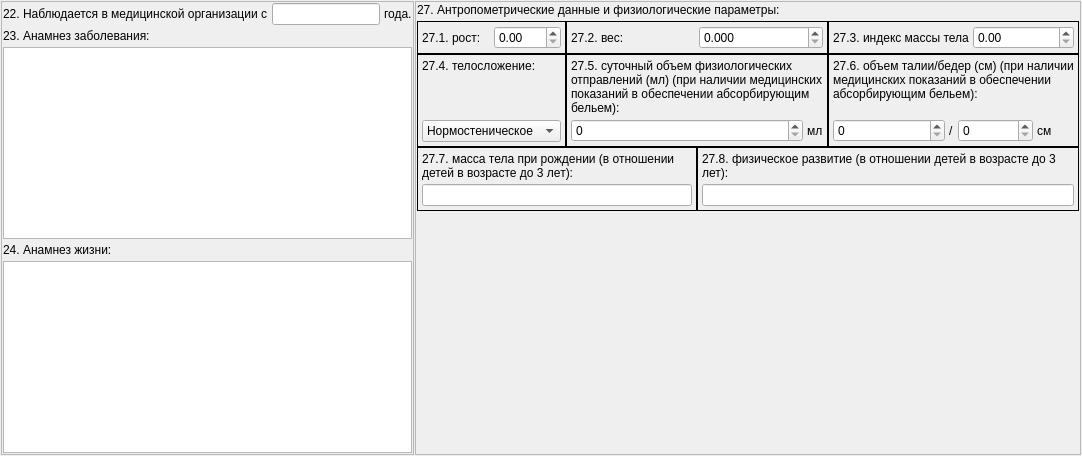
          <widget class="QWidget" name="tabAnamnesis">
           <attribute name="title">
            <string>&amp;Анамнез</string>
           </attribute>
           <layout class="QGridLayout" name="gridLayout_40" rowstretch="0">
            <property name="leftMargin">
             <number>1</number>
            </property>
            <property name="topMargin">
             <number>1</number>
            </property>
            <property name="rightMargin">
             <number>1</number>
            </property>
            <property name="bottomMargin">
             <number>1</number>
            </property>
            <property name="spacing">
             <number>1</number>
            </property>
            <item row="0" column="0">
             <widget class="QFrame" name="frame4_1">
              <property name="frameShape">
               <enum>QFrame::StyledPanel</enum>
              </property>
              <property name="frameShadow">
               <enum>QFrame::Raised</enum>
              </property>
              <layout class="QGridLayout" name="gridLayout_39">
               <property name="leftMargin">
                <number>1</number>
               </property>
               <property name="topMargin">
                <number>1</number>
               </property>
               <property name="rightMargin">
                <number>1</number>
               </property>
               <property name="bottomMargin">
                <number>1</number>
               </property>
               <property name="spacing">
                <number>4</number>
               </property>
               <item row="0" column="0">
                <widget class="QLabel" name="lblAnamnesis22">
                 <property name="text">
                  <string>22. Наблюдается в медицинской организации с</string>
                 </property>
                </widget>
               </item>
               <item row="0" column="1">
                <widget class="QLineEdit" name="edtAnamnesis22"/>
               </item>
               <item row="1" column="0" colspan="3">
                <widget class="QLabel" name="lblAnamnesis23">
                 <property name="sizePolicy">
                  <sizepolicy hsizetype="Preferred" vsizetype="Fixed">
                   <horstretch>0</horstretch>
                   <verstretch>0</verstretch>
                  </sizepolicy>
                 </property>
                 <property name="text">
                  <string>23. Анамнез заболевания:</string>
                 </property>
                </widget>
               </item>
               <item row="0" column="2">
                <widget class="QLabel" name="label_16">
                 <property name="text">
                  <string>года.</string>
                 </property>
                </widget>
               </item>
               <item row="3" column="0" colspan="3">
                <widget class="QLabel" name="lblAnamnesis24">
                 <property name="sizePolicy">
                  <sizepolicy hsizetype="Preferred" vsizetype="Fixed">
                   <horstretch>0</horstretch>
                   <verstretch>0</verstretch>
                  </sizepolicy>
                 </property>
                 <property name="text">
                  <string>24. Анамнез жизни:</string>
                 </property>
                </widget>
               </item>
               <item row="2" column="0" colspan="3">
                <widget class="QTextEdit" name="edtAnamnesis23"/>
               </item>
               <item row="4" column="0" colspan="3">
                <widget class="QTextEdit" name="edtAnamnesis24"/>
               </item>
              </layout>
             </widget>
            </item>
            <item row="0" column="1">
             <widget class="QFrame" name="frame4_2">
              <property name="frameShape">
               <enum>QFrame::StyledPanel</enum>
              </property>
              <property name="frameShadow">
               <enum>QFrame::Raised</enum>
              </property>
              <layout class="QGridLayout" name="gridLayout_38">
               <property name="leftMargin">
                <number>1</number>
               </property>
               <property name="topMargin">
                <number>1</number>
               </property>
               <property name="rightMargin">
                <number>1</number>
               </property>
               <property name="bottomMargin">
                <number>1</number>
               </property>
               <property name="spacing">
                <number>4</number>
               </property>
               <item row="1" column="0">
                <layout class="QGridLayout" name="gridLayout_37">
                 <property name="spacing">
                  <number>0</number>
                 </property>
                 <item row="0" column="0">
                  <widget class="QFrame" name="frame4_21">
                   <property name="frameShape">
                    <enum>QFrame::Panel</enum>
                   </property>
                   <property name="frameShadow">
                    <enum>QFrame::Plain</enum>
                   </property>
                   <layout class="QGridLayout" name="gridLayout_29">
                    <property name="leftMargin">
                     <number>4</number>
                    </property>
                    <property name="topMargin">
                     <number>4</number>
                    </property>
                    <property name="rightMargin">
                     <number>4</number>
                    </property>
                    <property name="bottomMargin">
                     <number>4</number>
                    </property>
                    <property name="spacing">
                     <number>4</number>
                    </property>
                    <item row="0" column="1">
                     <widget class="QDoubleSpinBox" name="edtAnamnesis27_1">
                      <property name="maximum">
                       <double>299.990000000000009</double>
                      </property>
                     </widget>
                    </item>
                    <item row="0" column="0">
                     <widget class="QLabel" name="label_24">
                      <property name="frameShadow">
                       <enum>QFrame::Sunken</enum>
                      </property>
                      <property name="text">
                       <string>27.1. рост:</string>
                      </property>
                      <property name="wordWrap">
                       <bool>true</bool>
                      </property>
                     </widget>
                    </item>
                   </layout>
                  </widget>
                 </item>
                 <item row="0" column="3">
                  <widget class="QFrame" name="frame4_23">
                   <property name="frameShape">
                    <enum>QFrame::Panel</enum>
                   </property>
                   <property name="frameShadow">
                    <enum>QFrame::Plain</enum>
                   </property>
                   <layout class="QGridLayout" name="gridLayout_31">
                    <property name="leftMargin">
                     <number>4</number>
                    </property>
                    <property name="topMargin">
                     <number>4</number>
                    </property>
                    <property name="rightMargin">
                     <number>4</number>
                    </property>
                    <property name="bottomMargin">
                     <number>4</number>
                    </property>
                    <property name="spacing">
                     <number>4</number>
                    </property>
                    <item row="0" column="1">
                     <widget class="QDoubleSpinBox" name="edtAnamnesis27_3"/>
                    </item>
                    <item row="0" column="0">
                     <widget class="QLabel" name="label_28">
                      <property name="frameShadow">
                       <enum>QFrame::Sunken</enum>
                      </property>
                      <property name="text">
                       <string>27.3. индекс массы тела</string>
                      </property>
                      <property name="alignment">
                       <set>Qt::AlignLeading|Qt::AlignLeft|Qt::AlignVCenter</set>
                      </property>
                      <property name="wordWrap">
                       <bool>true</bool>
                      </property>
                     </widget>
                    </item>
                   </layout>
                  </widget>
                 </item>
                 <item row="0" column="1" colspan="2">
                  <widget class="QFrame" name="frame4_22">
                   <property name="frameShape">
                    <enum>QFrame::Panel</enum>
                   </property>
                   <property name="frameShadow">
                    <enum>QFrame::Plain</enum>
                   </property>
                   <layout class="QGridLayout" name="gridLayout_30">
                    <property name="leftMargin">
                     <number>4</number>
                    </property>
                    <property name="topMargin">
                     <number>4</number>
                    </property>
                    <property name="rightMargin">
                     <number>4</number>
                    </property>
                    <property name="bottomMargin">
                     <number>4</number>
                    </property>
                    <property name="spacing">
                     <number>4</number>
                    </property>
                    <item row="1" column="1">
                     <widget class="QDoubleSpinBox" name="edtAnamnesis27_2">
                      <property name="decimals">
                       <number>3</number>
                      </property>
                      <property name="maximum">
                       <double>499.990000000000009</double>
                      </property>
                     </widget>
                    </item>
                    <item row="1" column="0">
                     <widget class="QLabel" name="label_26">
                      <property name="frameShadow">
                       <enum>QFrame::Sunken</enum>
                      </property>
                      <property name="text">
                       <string>27.2. вес:</string>
                      </property>
                      <property name="alignment">
                       <set>Qt::AlignLeading|Qt::AlignLeft|Qt::AlignVCenter</set>
                      </property>
                      <property name="wordWrap">
                       <bool>true</bool>
                      </property>
                     </widget>
                    </item>
                   </layout>
                  </widget>
                 </item>
                 <item row="1" column="0">
                  <widget class="QFrame" name="frame4_24">
                   <property name="frameShape">
                    <enum>QFrame::Panel</enum>
                   </property>
                   <property name="frameShadow">
                    <enum>QFrame::Plain</enum>
                   </property>
                   <layout class="QGridLayout" name="gridLayout_32">
                    <property name="leftMargin">
                     <number>4</number>
                    </property>
                    <property name="topMargin">
                     <number>4</number>
                    </property>
                    <property name="rightMargin">
                     <number>4</number>
                    </property>
                    <property name="bottomMargin">
                     <number>4</number>
                    </property>
                    <property name="spacing">
                     <number>4</number>
                    </property>
                    <item row="0" column="0">
                     <widget class="QLabel" name="label_30">
                      <property name="frameShadow">
                       <enum>QFrame::Sunken</enum>
                      </property>
                      <property name="text">
                       <string>27.4. телосложение:</string>
                      </property>
                      <property name="alignment">
                       <set>Qt::AlignLeading|Qt::AlignLeft|Qt::AlignTop</set>
                      </property>
                      <property name="wordWrap">
                       <bool>true</bool>
                      </property>
                     </widget>
                    </item>
                    <item row="1" column="0">
                     <widget class="QComboBox" name="cmbAnamnesis27_4">
                      <item>
                       <property name="text">
                        <string>Нормостеническое</string>
                       </property>
                      </item>
                      <item>
                       <property name="text">
                        <string>Астеническое</string>
                       </property>
                      </item>
                      <item>
                       <property name="text">
                        <string>Гиперстеническое</string>
                       </property>
                      </item>
                     </widget>
                    </item>
                   </layout>
                  </widget>
                 </item>
                 <item row="2" column="2" colspan="2">
                  <widget class="QFrame" name="frame4_28">
                   <property name="frameShape">
                    <enum>QFrame::Panel</enum>
                   </property>
                   <property name="frameShadow">
                    <enum>QFrame::Plain</enum>
                   </property>
                   <layout class="QGridLayout" name="gridLayout_36">
                    <property name="leftMargin">
                     <number>4</number>
                    </property>
                    <property name="topMargin">
                     <number>4</number>
                    </property>
                    <property name="rightMargin">
                     <number>4</number>
                    </property>
                    <property name="bottomMargin">
                     <number>4</number>
                    </property>
                    <property name="spacing">
                     <number>4</number>
                    </property>
                    <item row="0" column="0">
                     <widget class="QLabel" name="label_40">
                      <property name="frameShadow">
                       <enum>QFrame::Sunken</enum>
                      </property>
                      <property name="text">
                       <string>27.8. физическое развитие (в отношении детей в возрасте до 3 лет):</string>
                      </property>
                      <property name="alignment">
                       <set>Qt::AlignLeading|Qt::AlignLeft|Qt::AlignVCenter</set>
                      </property>
                      <property name="wordWrap">
                       <bool>true</bool>
                      </property>
                     </widget>
                    </item>
                    <item row="1" column="0">
                     <widget class="QLineEdit" name="edtAnamnesis27_8">
                      <property name="text">
                       <string/>
                      </property>
                     </widget>
                    </item>
                   </layout>
                  </widget>
                 </item>
                 <item row="2" column="0" colspan="2">
                  <widget class="QFrame" name="frame4_27">
                   <property name="frameShape">
                    <enum>QFrame::Panel</enum>
                   </property>
                   <property name="frameShadow">
                    <enum>QFrame::Plain</enum>
                   </property>
                   <layout class="QGridLayout" name="gridLayout_35">
                    <property name="leftMargin">
                     <number>4</number>
                    </property>
                    <property name="topMargin">
                     <number>4</number>
                    </property>
                    <property name="rightMargin">
                     <number>4</number>
                    </property>
                    <property name="bottomMargin">
                     <number>4</number>
                    </property>
                    <property name="spacing">
                     <number>4</number>
                    </property>
                    <item row="0" column="0">
                     <widget class="QLabel" name="label_38">
                      <property name="frameShadow">
                       <enum>QFrame::Sunken</enum>
                      </property>
                      <property name="text">
                       <string>27.7. масса тела при рождении (в отношении детей в возрасте до 3 лет):</string>
                      </property>
                      <property name="alignment">
                       <set>Qt::AlignLeading|Qt::AlignLeft|Qt::AlignVCenter</set>
                      </property>
                      <property name="wordWrap">
                       <bool>true</bool>
                      </property>
                     </widget>
                    </item>
                    <item row="1" column="0">
                     <widget class="QLineEdit" name="edtAnamnesis27_7"/>
                    </item>
                   </layout>
                  </widget>
                 </item>
                 <item row="1" column="1" colspan="2">
                  <widget class="QFrame" name="frame4_25">
                   <property name="frameShape">
                    <enum>QFrame::Panel</enum>
                   </property>
                   <property name="frameShadow">
                    <enum>QFrame::Plain</enum>
                   </property>
                   <layout class="QGridLayout" name="gridLayout_33">
                    <property name="leftMargin">
                     <number>4</number>
                    </property>
                    <property name="topMargin">
                     <number>4</number>
                    </property>
                    <property name="rightMargin">
                     <number>4</number>
                    </property>
                    <property name="bottomMargin">
                     <number>4</number>
                    </property>
                    <property name="spacing">
                     <number>4</number>
                    </property>
                    <item row="1" column="0">
                     <widget class="QSpinBox" name="edtAnamnesis27_5">
                      <property name="maximum">
                       <number>999999999</number>
                      </property>
                     </widget>
                    </item>
                    <item row="1" column="1">
                     <widget class="QLabel" name="label_2">
                      <property name="sizePolicy">
                       <sizepolicy hsizetype="Fixed" vsizetype="Preferred">
                        <horstretch>0</horstretch>
                        <verstretch>0</verstretch>
                       </sizepolicy>
                      </property>
                      <property name="text">
                       <string>мл</string>
                      </property>
                     </widget>
                    </item>
                    <item row="0" column="0" colspan="2">
                     <widget class="QLabel" name="label_32">
                      <property name="frameShadow">
                       <enum>QFrame::Sunken</enum>
                      </property>
                      <property name="text">
                       <string>27.5. суточный объем физиологических отправлений (мл) (при наличии медицинских показаний в обеспечении абсорбирующим бельем):</string>
                      </property>
                      <property name="alignment">
                       <set>Qt::AlignLeading|Qt::AlignLeft|Qt::AlignTop</set>
                      </property>
                      <property name="wordWrap">
                       <bool>true</bool>
                      </property>
                     </widget>
                    </item>
                   </layout>
                  </widget>
                 </item>
                 <item row="1" column="3">
                  <widget class="QFrame" name="frame4_26">
                   <property name="frameShape">
                    <enum>QFrame::Panel</enum>
                   </property>
                   <property name="frameShadow">
                    <enum>QFrame::Plain</enum>
                   </property>
                   <layout class="QGridLayout" name="gridLayout_34">
                    <property name="leftMargin">
                     <number>4</number>
                    </property>
                    <property name="topMargin">
                     <number>4</number>
                    </property>
                    <property name="rightMargin">
                     <number>4</number>
                    </property>
                    <property name="bottomMargin">
                     <number>4</number>
                    </property>
                    <property name="spacing">
                     <number>4</number>
                    </property>
                    <item row="1" column="4" colspan="2">
                     <widget class="QSpinBox" name="edtAnamnesis27_6_2">
                      <property name="maximum">
                       <number>999999999</number>
                      </property>
                     </widget>
                    </item>
                    <item row="1" column="6">
                     <widget class="QLabel" name="label">
                      <property name="text">
                       <string>см</string>
                      </property>
                     </widget>
                    </item>
                    <item row="0" column="0" colspan="7">
                     <widget class="QLabel" name="label_34">
                      <property name="frameShadow">
                       <enum>QFrame::Sunken</enum>
                      </property>
                      <property name="text">
                       <string>27.6. объем талии/бедер (см) (при наличии медицинских показаний в обеспечении абсорбирующим бельем):</string>
                      </property>
                      <property name="alignment">
                       <set>Qt::AlignLeading|Qt::AlignLeft|Qt::AlignTop</set>
                      </property>
                      <property name="wordWrap">
                       <bool>true</bool>
                      </property>
                     </widget>
                    </item>
                    <item row="1" column="3">
                     <widget class="QLabel" name="label_36">
                      <property name="sizePolicy">
                       <sizepolicy hsizetype="Fixed" vsizetype="Preferred">
                        <horstretch>0</horstretch>
                        <verstretch>0</verstretch>
                       </sizepolicy>
                      </property>
                      <property name="text">
                       <string>/</string>
                      </property>
                     </widget>
                    </item>
                    <item row="1" column="0" colspan="3">
                     <widget class="QSpinBox" name="edtAnamnesis27_6_1">
                      <property name="maximum">
                       <number>999999999</number>
                      </property>
                     </widget>
                    </item>
                   </layout>
                  </widget>
                 </item>
                </layout>
               </item>
               <item row="0" column="0">
                <widget class="QLabel" name="lblAnamnesis27">
                 <property name="text">
                  <string>27. Антропометрические данные и физиологические параметры:</string>
                 </property>
                </widget>
               </item>
               <item row="2" column="0">
                <spacer name="verticalSpacer_16">
                 <property name="orientation">
                  <enum>Qt::Vertical</enum>
                 </property>
                 <property name="sizeHint" stdset="0">
                  <size>
                   <width>20</width>
                   <height>40</height>
                  </size>
                 </property>
                </spacer>
               </item>
              </layout>
             </widget>
            </item>
           </layout>
          </widget>
